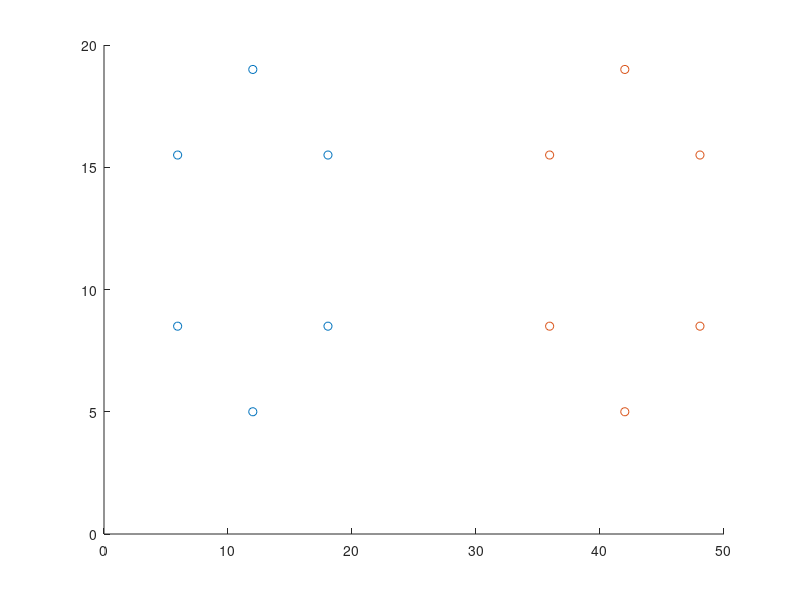

The MATLAB source for this figure: (Note: this script raises an error after producing the figure.)
close all
clc
clear all
%%% Constants %%%
T = 200; %shots
c = 343.2; %speed of sound
M = 6; %number of sensors
mu = 0;
sigma = .01;
xrange = 50.000;
yrange = 50.000;
%%% Sniper Location %%%
x0 = 25;
y0 = 25;
%%% Sensor Arrangement %%%
%circle
r = 7;
theta(1) = 0;
theta(2) = pi/3;
theta(3) = 2*pi/3;
theta(4) = pi;
theta(5) = 4*pi/3;
theta(6) = 5*pi/3;
sensorLocales(:,1) = 12 + r.*sin(theta);
sensorLocales(:,2) = 12 + r.*cos(theta);

sensorLocales(:,3) = 42 + r.*sin(theta);
sensorLocales(:,4) = 12 + r.*cos(theta);
%random
%sensorLocales = randi([0 xrange],M,2);
%linear below
%sensorLocales = [12,10;22,10;15,15;15,5;10,5;5,15];
%linear above
%sensorLocales = [12,40;17,40;22,40;27,40;32,40;37,40];
%vertical
%sensorLocales = [18,35;18,25;18,15;32,35;32,25;32,15]
sensorDist = sqrt((sensorLocales(1:M,1)-x0).^2 + (sensorLocales(1:M,2)-y0).^2 );
sensorDist1 = sqrt((sensorLocales(1:M,3)-x0).^2 + (sensorLocales(1:M,4)-y0).^2 );

for i=1:T
 tau1(1:M,i) = sensorDist(1:M,:)./c + normrnd(mu,sigma,M,1); %toa
end

for i=1:T
 tau2(1:M,i) = sensorDist1(1:M,:)./c + normrnd(mu,sigma,M,1); %toa
end

for i=2:M
 delta(i-1,:) = (tau1(i,:) - tau1(1,:)); %tdoa
end

for i=2:M
 delta1(i-1,:) = (tau2(i,:) - tau2(1,:)); %tdoa
end
%%% Search %%%
minDist = 0.000;
minSSE1 = 10000.000;
minSSE2 = 10000.000;
yest1 = 100.000;
xest1 = 100.000;
yest2 = 100.000;
xest2 = 100.000;
sse = 0.00;
sse1 = 0.00;
for x = 0:xrange
 for y = 0:yrange
 searchDist = sqrt((sensorLocales(1:M,1)-x).^2 + (sensorLocales(1:M,2)-y).^2);
 estTime = (searchDist)/c;
 for i=2:M
 deltaEst(i-1,:) = estTime(i) - estTime(1);
 end
 for i=1:T %calculate errors
 ssMsmts = sum((delta(1:M-1,i) - deltaEst(1:M-1)).^2);
 sse = ssMsmts + sse;
 end

 sseFinal = sse;
 sseArray(x+1,y+1) = sseFinal;
 xArray(1:yrange+1,x+1) = x;
 yArray(y+1,1:xrange+1) = y;


 if(sseFinal < minSSE1) %minimize sum squared error
 minSSE1 = sseFinal;
 minDist = estTime*c;
 xest1 = x;
 yest1 = y;
 end
 sse=0;
 end
end
xest1
yest1


figure
scatter(sensorLocales(:,1), sensorLocales(:,2))
hold on
scatter(sensorLocales(:,3), sensorLocales(:,4))
hold on
for x = 0:xrange
 for y = 0:yrange
     if x<(xest1-10) || x> (xest1+10)
         x = 0;
     elseif y<(yest1-10) || y> (yest1+10)
         y = 0;
     else
        searchDist = sqrt((sensorLocales(1:M,3)-x).^2 + (sensorLocales(1:M,4)-y).^2);
        estTime = (searchDist)/c;
        for i=2:M
         deltaEst(i-1,:) = estTime(i) - estTime(1);
         end
         for i=1:T %calculate errors
         ssMsmts = sum((delta(1:M-1,i) - deltaEst(1:M-1)).^2);
         sse = ssMsmts + sse;
         end

         sseFinal = sse;
         sseArray1(x+1,y+1) = sseFinal;
         xArray1(1:xrange+1,x+1) = x;
         yArray1(y+1,1:yrange+1) = y;


         if(sseFinal < minSSE2) %minimize sum squared error
         minSSE2 = sseFinal;
         minDist = estTime*c;
         xest2 = x;
         yest2 = y;
         scatter((xest2),(yest2),'*','r')
        xlim([0 50]);
        ylim([0 50]);
        hold on
         end
 
     end
     sse=0;
 end
end
xlabel('X');
ylabel('Y');
hold off
xest2
yest2

size(xArray)
size(xArray1)

size(yArray)
size(yArray1)



mseArray = (((sseArray)./T)./(M-1)).*c; %convert to meters^2
mseArray1 = (((sseArray1)./T)./(M-1)).*c;
%%% Plot %%%

figure
meshc((xArray+xArray1)/2, (yArray+yArray1)/2, (mseArray+mseArray1)/2)
xlabel('x');
ylabel('y');
zlabel('Mean Square Error');



qaz1 = minSSE1 * 0.9;
zaq1 = minSSE1 / 0.9;
ra1 = (qaz1+ zaq1)/2;
P21 = [12 12];
P11 = [xest1 yest1];
P01 = [18 12];
ang1 = atan2(abs(det([P21-P01;P11-P01])),dot(P21-P01,P11-P01)); 

qaz2 = minSSE2 * 0.9;
zaq2 = minSSE2 / 0.9;
ra2 = (qaz2 + zaq2)/2;
P12 = [42 12];
P22 = [xest2 yest2];
P02 = [50 12];
ang2 = atan2(abs(det([P22-P02;P12-P02])),dot(P22-P02,P12-P02)); 




%estimated location
(xest1 + xest2)/2
(yest1 + yest2)/2